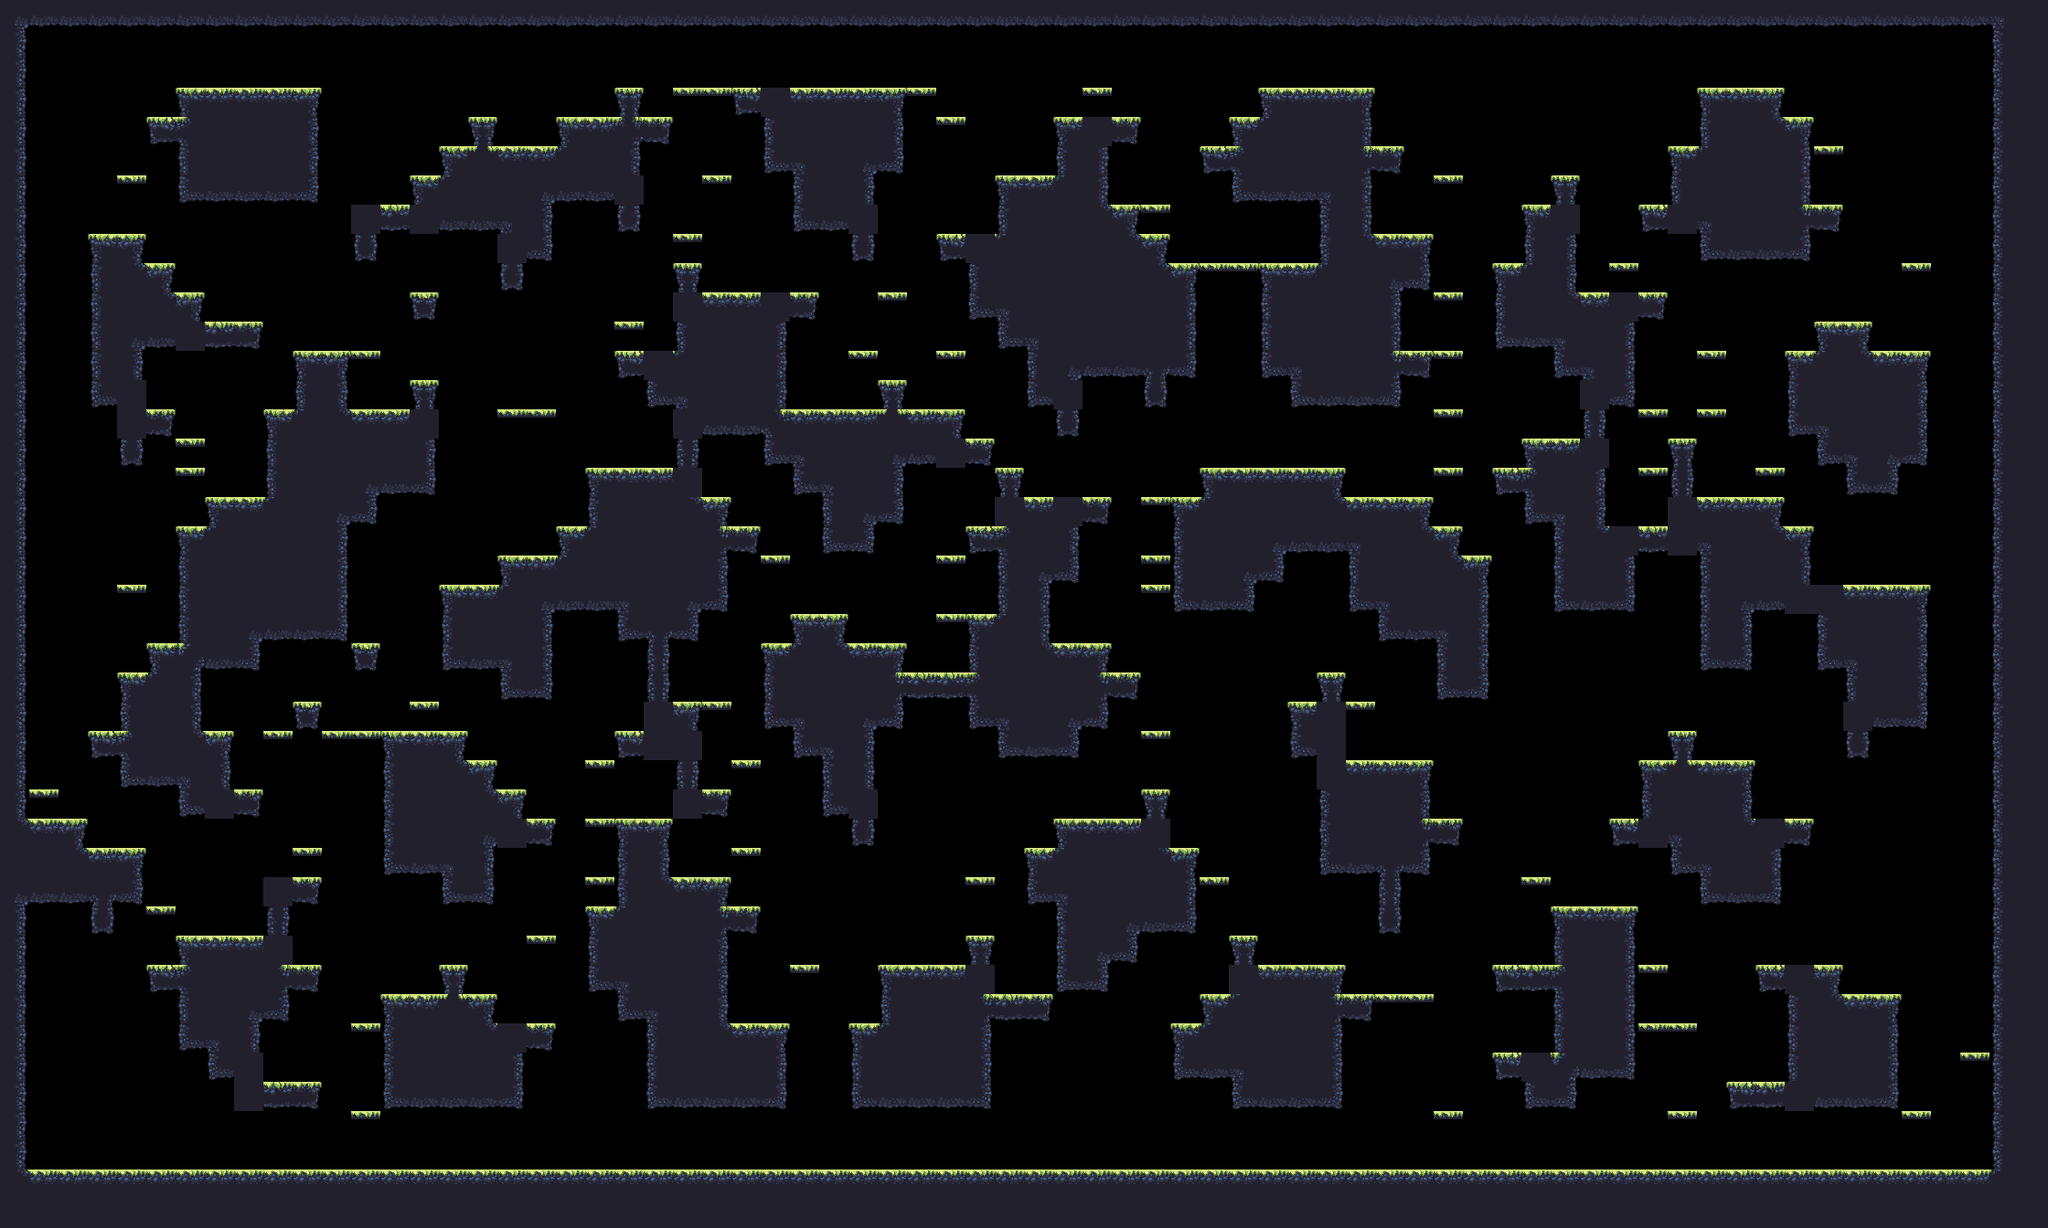

Tiled map render using the project's own tile images. Description and the map definition, with tile-layer contents summarised, below:
An orthogonal 70x42 tile map with 32x32 px tiles, 1 tile layer (main) and 17 objects (9x spawn, spawnPlayer0, spawnCrown0, spawnPlayer1, spawnCrown1, ...).

<map compressionlevel="0" height="42" infinite="0" nextlayerid="3" nextobjectid="4" orientation="orthogonal" renderorder="right-down" tiledversion="1.3.2" tileheight="32" tilewidth="32" version="1.2" width="70">
 <tileset firstgid="1" source="forest_summer_tile_set.tsx" />
 <layer height="42" id="1" name="main" width="70">
  <data>[2940 cells, 1336 non-empty, 28 distinct tile ids]</data>
 </layer>
 <objectgroup id="2" name="objects"><object id="1" name="spawnPlayer0" x="224" y="272.0" /><object id="2" name="spawnCrown0" x="160" y="80.0" /><object id="3" name="spawnPlayer1" x="2080" y="336.0" /><object id="4" name="spawnCrown1" x="1984" y="80.0" /><object id="5" name="spawnPlayer2" x="64" y="1232.0" /><object id="6" name="spawnCrown2" x="96" y="1232.0" /><object id="7" name="spawnPlayer3" x="2112" y="1232.0" /><object id="8" name="spawnCrown3" x="2144" y="1232.0" /><object id="9" name="spawn" x="1536" y="784.0" /><object id="10" name="spawn" x="2112" y="592.0" /><object id="11" name="spawn" x="1056" y="400.0" /><object id="12" name="spawn" x="1344" y="464.0" /><object id="13" name="spawn" x="160" y="656.0" /><object id="14" name="spawn" x="1312" y="464.0" /><object id="15" name="spawn" x="1248" y="816.0" /><object id="16" name="spawn" x="1888" y="496.0" /><object id="17" name="spawn" x="224" y="496.0" /></objectgroup></map>
